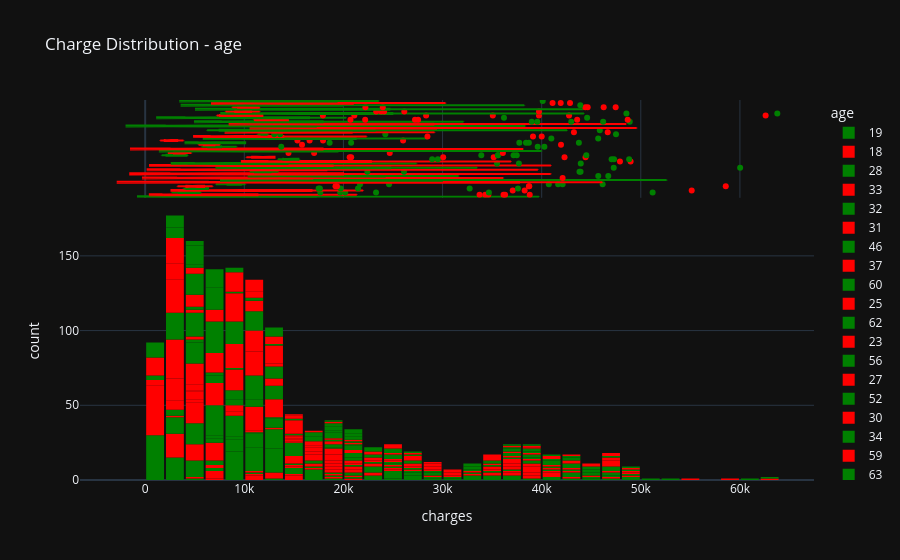

The notebook cell this image was saved under:
### Code cell
fig = px.histogram(
    df,
    x='charges',
    color="age",
    marginal='box',
    color_discrete_sequence=["green", "red"],
    title="Charge Distribution - age",
)

fig.update_layout(bargap=0.1)
fig.show()
